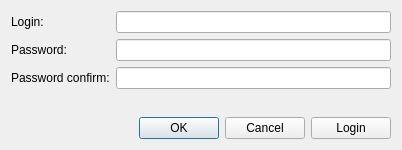
<?xml version="1.0" encoding="UTF-8"?>
<ui version="4.0">
 <class>registrationForm</class>
 <widget class="QWidget" name="registrationForm">
  <property name="geometry">
   <rect>
    <x>0</x>
    <y>0</y>
    <width>402</width>
    <height>150</height>
   </rect>
  </property>
  <property name="windowTitle">
   <string>Form</string>
  </property>
  <layout class="QVBoxLayout" name="verticalLayout">
   <item>
    <layout class="QFormLayout" name="formLayout">
     <item row="0" column="0">
      <widget class="QLabel" name="label">
       <property name="text">
        <string>Login:</string>
       </property>
      </widget>
     </item>
     <item row="1" column="0">
      <widget class="QLabel" name="label_2">
       <property name="text">
        <string>Password:</string>
       </property>
      </widget>
     </item>
     <item row="2" column="0">
      <widget class="QLabel" name="label_3">
       <property name="text">
        <string>Password confirm:</string>
       </property>
      </widget>
     </item>
     <item row="0" column="1">
      <widget class="QLineEdit" name="loginEdit"/>
     </item>
     <item row="1" column="1">
      <widget class="QLineEdit" name="passwordEdit">
       <property name="echoMode">
        <enum>QLineEdit::EchoMode::Password</enum>
       </property>
      </widget>
     </item>
     <item row="2" column="1">
      <widget class="QLineEdit" name="passwordConfirmEdit">
       <property name="echoMode">
        <enum>QLineEdit::EchoMode::Password</enum>
       </property>
      </widget>
     </item>
    </layout>
   </item>
   <item>
    <spacer name="verticalSpacer">
     <property name="orientation">
      <enum>Qt::Orientation::Vertical</enum>
     </property>
     <property name="sizeHint" stdset="0">
      <size>
       <width>20</width>
       <height>40</height>
      </size>
     </property>
    </spacer>
   </item>
   <item>
    <layout class="QHBoxLayout" name="horizontalLayout">
     <item>
      <widget class="QDialogButtonBox" name="buttonBox">
       <property name="standardButtons">
        <set>QDialogButtonBox::StandardButton::Cancel|QDialogButtonBox::StandardButton::Ok</set>
       </property>
      </widget>
     </item>
     <item>
      <widget class="QPushButton" name="loginButton">
       <property name="text">
        <string>Login</string>
       </property>
      </widget>
     </item>
    </layout>
   </item>
  </layout>
 </widget>
 <tabstops>
  <tabstop>loginEdit</tabstop>
  <tabstop>passwordEdit</tabstop>
  <tabstop>passwordConfirmEdit</tabstop>
  <tabstop>loginButton</tabstop>
 </tabstops>
 <resources/>
 <connections/>
</ui>
